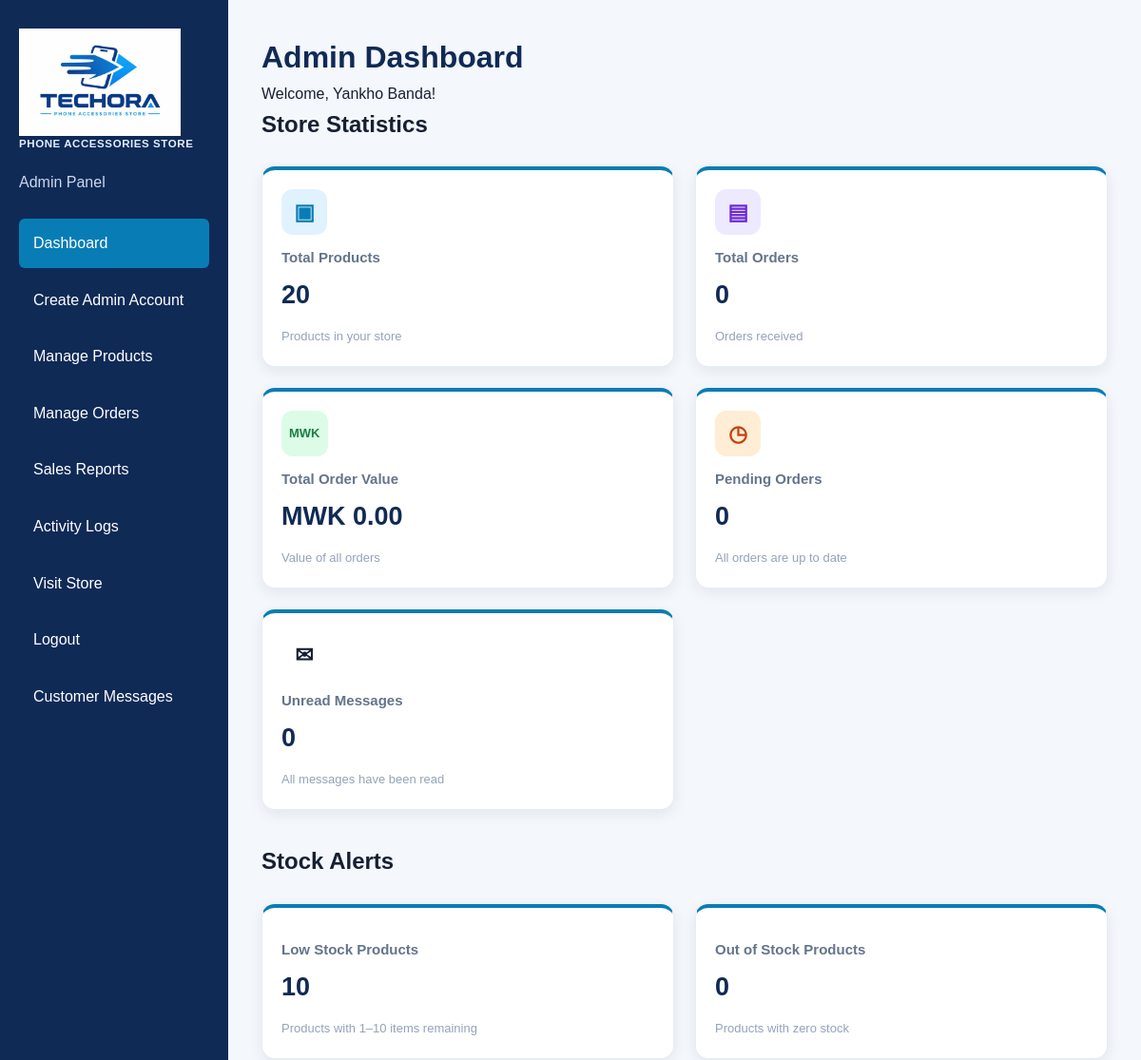
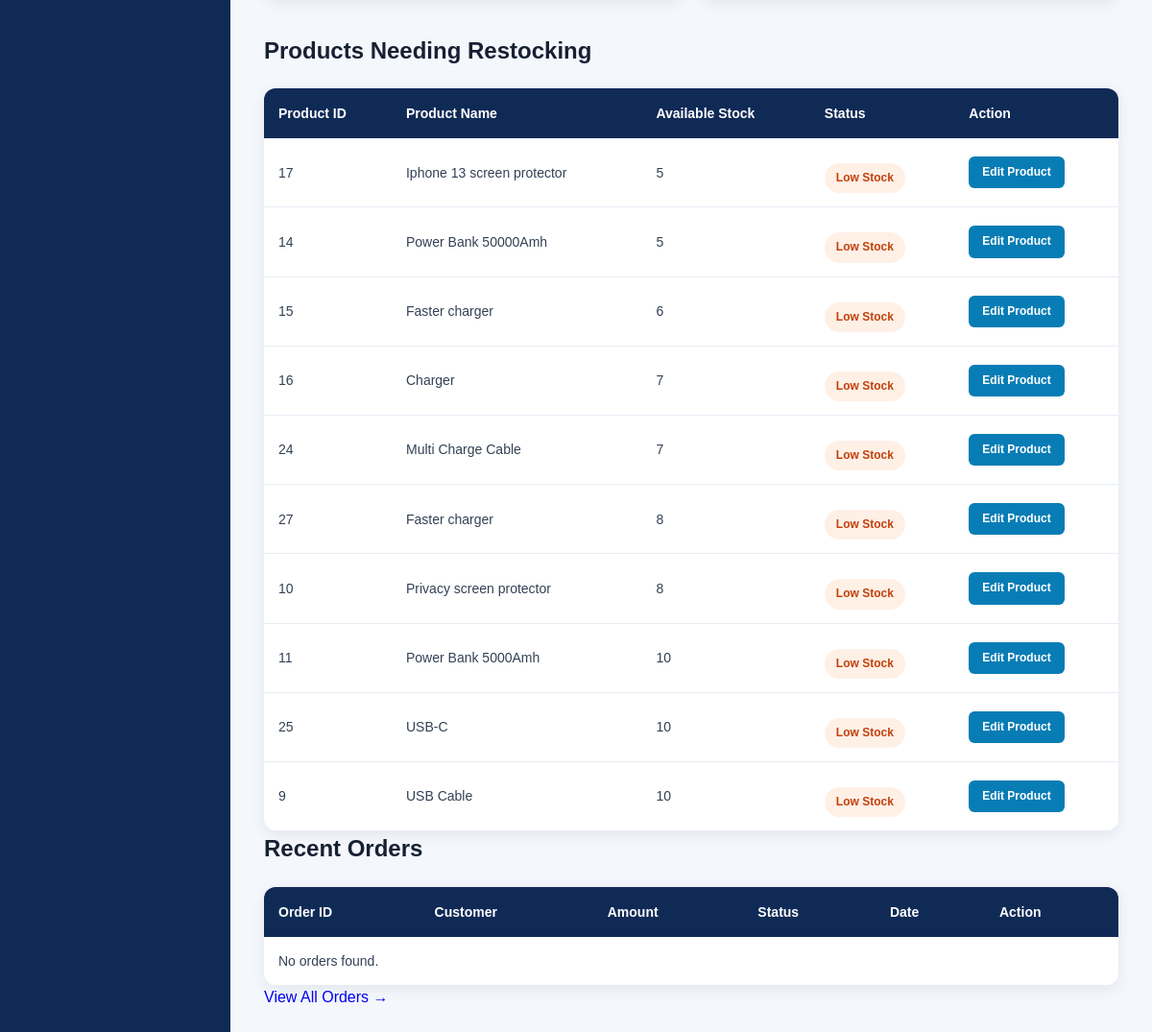
Page /admin/dashboard.php (signed in) on the committed database (2 pictures, top to bottom).
### tables this page shows
CREATE TABLE `products` (
  `id` int(11) NOT NULL,
  `name` varchar(150) NOT NULL,
  `description` text DEFAULT NULL,
  `price` decimal(10,2) NOT NULL,
  `category` varchar(255) DEFAULT NULL,
  `image` varchar(255) DEFAULT NULL,
  `stock` int(11) DEFAULT 0,
  `created_at` timestamp NOT NULL DEFAULT current_timestamp()
);

### admin/dashboard.php (the view, shortened to what this page needs)
<?php
require_once "../config/db.php";
$result = mysqli_query($conn, "SELECT COUNT(*) AS total FROM products");
$total_products = mysqli_fetch_assoc($result)['total'];
$result = mysqli_query($conn, "SELECT COUNT(*) AS total FROM orders");
$total_orders = mysqli_fetch_assoc($result)['total'];
$result = mysqli_query($conn, "SELECT COALESCE(SUM(total_amount), 0) AS total FROM orders");
$total_sales = mysqli_fetch_assoc($result)['total'];
$result = mysqli_query($conn, "SELECT COUNT(*) AS total FROM orders WHERE status = 'Pending'");
$pending_orders = mysqli_fetch_assoc($result)['total'];
$result = mysqli_query($conn, "SELECT COUNT(*) AS total FROM products WHERE stock BETWEEN 1 AND 10");
$low_stock_products = mysqli_fetch_assoc($result)['total'];
$result = mysqli_query($conn, "SELECT COUNT(*) AS total FROM products WHERE stock = 0");
$out_of_stock_products = mysqli_fetch_assoc($result)['total'];
$unread_sql = "SELECT COUNT(*) AS unread_count
               FROM contact_messages
               WHERE is_read = 0";
$unread_result = mysqli_query($conn, $unread_sql);
$unread_count = 0;
if ($unread_result) {
    $unread_data = mysqli_fetch_assoc($unread_result);
    $unread_count = (int) $unread_data['unread_count'];
}
$stock_alerts = mysqli_query($conn, "
    SELECT id, name, stock
    FROM products
    WHERE stock <= 10
    ORDER BY stock ASC
");
$recent_orders = mysqli_query($conn, "
    SELECT orders.id, users.full_name, orders.total_amount,
           orders.status, orders.created_at
    FROM orders
    JOIN users ON orders.user_id = users.id
    ORDER BY orders.created_at DESC
    LIMIT 5
");
?>
<!DOCTYPE html>
<html lang="en">
<head>
    <link rel="stylesheet" href="../assets/css/style.css?v=3">
</head>
<body>
<div class="admin-layout">
    <aside class="admin-sidebar">
        <a href="../index.php" class="logo" aria-label="Techora home">
            <span class="logo-mark">
                <img src="../assets/images/techora-logo.jpg" alt="Techora logo" width="170" height="113">
            </span>
            <span class="logo-tagline">Phone Accessories Store</span>
        </a>
        <p>Admin Panel</p>
        <a href="dashboard.php" class="active">Dashboard</a>
        <a href="create_admin.php">Create Admin Account</a>
        <a href="products.php">Manage Products</a>
        <a href="orders.php">Manage Orders</a>
        <a href="reports.php">Sales Reports</a>
        <a href="activity_logs.php">Activity Logs</a>
        <a href="../index.php">Visit Store</a>
        <a href="../logout.php" class="logout-link">Logout</a>
        <a href="contact_messages.php">Customer Messages</a>
    </aside>
    <main class="admin-content">
        <h1>Admin Dashboard</h1>
        <p>Welcome, <?php echo htmlspecialchars($_SESSION['full_name']); ?>!</p>
        <h2>Store Statistics</h2>
<div class="dashboard-stats">
<a href="products.php" class="stat-card stat-link">
    <div class="stat-icon products-icon">▣</div>
    <h3>Total Products</h3>
    <p><?php echo (int) $total_products; ?></p>
    <span class="stat-description">Products in your store</span>
</a>
<a href="orders.php" class="stat-card stat-link">
    <div class="stat-icon orders-icon">▤</div>
    <h3>Total Orders</h3>
    <p><?php echo (int) $total_orders; ?></p>
    <span class="stat-description">Orders received</span>
</a>
<a href="orders.php" class="stat-card stat-link">
    <div class="stat-icon sales-icon">MWK</div>
    <h3>Total Order Value</h3>
    <p>MWK <?php echo number_format((float) $total_sales, 2); ?></p>
    <span class="stat-description">Value of all orders</span>
</a>
<a href="orders.php" class="stat-card stat-link">
    <div class="stat-icon pending-icon">◷</div>
    <h3>Pending Orders</h3>
    <p><?php echo (int) $pending_orders; ?></p>
    <?php if ($pending_orders > 0): ?>
        <span class="pending-notice">Needs attention</span>
    <?php else: ?>
        <span class="stat-description">All orders are up to date</span>
    <?php endif; ?>
</a>
<a href="contact_messages.php" class="stat-card stat-link">
    <div class="stat-icon">✉</div>
    <h3>Unread Messages</h3>
    <p><?php echo (int) $unread_count; ?></p>
    <?php if ($unread_count > 0): ?>
        <span class="pending-notice">Needs attention</span>
    <?php else: ?>
        <span class="stat-description">All messages have been read</span>
    <?php endif; ?>
</a>
</div>
<h2>Stock Alerts</h2>
<div class="dashboard-stats">
    <div class="stat-card">
        <h3>Low Stock Products</h3>
        <p><?php echo (int) $low_stock_products; ?></p>
        <span class="stat-description">Products with 1–10 items remaining</span>
    </div>
    <div class="stat-card">
        <h3>Out of Stock Products</h3>
        <p><?php echo (int) $out_of_stock_products; ?></p>
        <span class="stat-description">Products with zero stock</span>
    </div>
</div>
<h2>Products Needing Restocking</h2>
<table class="admin-table">
    <thead>
        <tr>
            <th>Product ID</th>
            <th>Product Name</th>
            <th>Available Stock</th>
            <th>Status</th>
            <th>Action</th>
        </tr>
    </thead>
    <tbody>
        <?php if ($stock_alerts && mysqli_num_rows($stock_alerts) > 0): ?>
            <?php while ($product = mysqli_fetch_assoc($stock_alerts)): ?>
                <tr>
                    <td><?php echo (int) $product['id']; ?></td>
                    <td><?php echo htmlspecialchars($product['name']); ?></td>
                    <td><?php echo (int) $product['stock']; ?></td>
                    <td>
                        <?php if ($product['stock'] == 0): ?>
                            <span class="status-badge status-cancelled">Out of Stock</span>
                        <?php else: ?>
                            <span class="pending-notice">Low Stock</span>
                        <?php endif; ?>
                    </td>
                    <td>
                        <a href="edit_product.php?id=<?php echo (int) $product['id']; ?>"
                           class="view-order-btn">
                            Edit Product
                        </a>
                    </td>
                </tr>
            <?php endwhile; ?>
        <?php else: ?>
            <tr>
                <td colspan="5">All products have sufficient stock.</td>
            </tr>
        <?php endif; ?>
    </tbody>
</table>
<h2>Recent Orders</h2>
<table class="admin-table">
    <thead>
        <tr>
            <th>Order ID</th>
            <th>Customer</th>
            <th>Amount</th>
            <th>Status</th>
            <th>Date</th>
            <th>Action</th>
        </tr>
    </thead>
    <tbody>
   <?php if ($recent_orders && mysqli_num_rows($recent_orders) > 0): ?>
    <?php while ($order = mysqli_fetch_assoc($recent_orders)): ?>
        <tr>
            <td>#<?php echo (int) $order['id']; ?></td>
            <td><?php echo htmlspecialchars($order['full_name']); ?></td>
            <td>MWK <?php echo number_format((float) $order['total_amount'], 2); ?></td>
            <td>
                <span class="status-badge status-<?php echo strtolower($order['status']); ?>">
                    <?php echo htmlspecialchars($order['status']); ?>
                </span>
            </td>
            <td><?php echo date('d M Y', strtotime($order['created_at'])); ?></td>
            <td>
                <a href="view_order.php?id=<?php echo (int) $order['id']; ?>" class="view-order-btn">
                    View Order
                </a>
            </td>
        </tr>
    <?php endwhile; ?>
<?php else: ?>
    <tr>
        <td colspan="6">No orders found.</td>
    </tr>
<?php endif; ?>
</tbody>
</table>
<div class="view-all-orders">
    <a href="orders.php">View All Orders →</a>
</div>
    </main>
</div>
</body>
</html>

### assets/css/style.css (style rules this page uses)
* { margin: 0; padding: 0; box-sizing: border-box; }
body { font-family: Arial, sans-serif; background-color: #f5f7fb; color: #172033; line-height: 1.6; }
a { text-decoration: none; }
.logo { display: inline-flex; flex-direction: column; flex-shrink: 0; align-items: flex-start; }
.logo-mark { display: block; width: 190px; height: 96px; overflow: hidden; }
.logo-mark img { display: block; width: 190px; height: auto; }
.logo-tagline { color: #075b91; font-size: 0.9rem; font-weight: 700; letter-spacing: 0.05em; line-height: 1.4; text-transform: uppercase; white-space: nowrap; }
.dashboard-stats { display: grid; grid-template-columns: repeat(2, minmax(0, 1fr)); gap: 22px; margin: 25px 0 35px; }
.stat-card { background: #ffffff; padding: 20px; border-radius: 14px; box-shadow: 0 4px 15px rgba(16, 42, 86, 0.08); border: 1px solid #e7edf5; border-top: 4px solid #087db5; transition: transform 0.2s, box-shadow 0.2s; }
.stat-link { display: block; color: inherit; text-decoration: none; cursor: pointer; }
.stat-card h3 { margin: 12px 0 6px; font-size: 15px; font-weight: 600; color: #64748b; }
.stat-card p { margin: 0; font-size: 27px; font-weight: 700; color: #102a56; overflow-wrap: anywhere; }
.stat-icon { display: inline-flex; align-items: center; justify-content: center; min-width: 48px; height: 48px; padding: 0 8px; box-sizing: border-box; border-radius: 12px; font-size: 23px; font-weight: 700; }
.products-icon { color: #087db5; background: #e0f2fe; }
.orders-icon { color: #6d28d9; background: #ede9fe; }
.sales-icon { color: #15803d; background: #dcfce7; font-size: 13px; }
.pending-icon { color: #c2410c; background: #ffedd5; }
.stat-description { display: block; margin-top: 12px; font-size: 13px; color: #94a3b8; }
.pending-notice { display: inline-block; margin-top: 12px; padding: 6px 12px; background: #fff0e6; color: #c2410c; font-size: 12px; font-weight: 600; border-radius: 20px; }
.admin-layout { display: flex; min-height: 100vh; background: #f4f7fb; }
.admin-sidebar { width: 240px; flex-shrink: 0; background: #102a56; color: white; padding: 30px 20px; }
.admin-sidebar .logo { display: inline-flex; flex-direction: column; align-items: flex-start; margin-bottom: 20px; padding: 0; background: transparent !important; }
.admin-sidebar .logo-mark { width: 170px; height: auto; }
.admin-sidebar .logo-mark img { width: 170px; height: auto; }
.admin-sidebar .logo-tagline { color: #dfeeff; font-size: 0.72rem; white-space: normal; }
.admin-sidebar p { color: #cbd8ed; margin-bottom: 25px; }
.admin-sidebar a { display: block; color: white; text-decoration: none; padding: 13px 15px; margin-bottom: 8px; border-radius: 6px; transition: background 0.2s; }
.admin-sidebar a:hover, .admin-sidebar a.active { background: #087db5; }
.admin-content { flex: 1; min-width: 0; padding: 35px; }
.admin-content > h1 { margin-top: 0; color: #102a56; }
.admin-table { width: 100%; border-collapse: collapse; margin-top: 20px; background: #ffffff; border-radius: 12px; overflow: hidden; box-shadow: 0 4px 15px rgba(16, 42, 86, 0.08); }
.admin-table th { background: #102a56; color: #ffffff; padding: 15px; text-align: left; font-size: 14px; }
.admin-table td { padding: 14px 15px; border-bottom: 1px solid #e7edf5; color: #334155; font-size: 14px; }
.admin-table tr:last-child td { border-bottom: none; }
.view-order-btn { display: inline-block; padding: 7px 14px; background: #087db5; color: #ffffff; text-decoration: none; border-radius: 6px; font-size: 12px; font-weight: 600; transition: background 0.2s, transform 0.2s; }

### rows in the picture
products: id "17", name "Iphone 13 screen protector", stock "5", shows "Low Stock"
products: id "14", name "Power Bank 50000Amh", stock "5", shows "Low Stock"
products: id "15", name "Faster charger", stock "6", shows "Low Stock"
products: id "16", name "Charger", stock "7", shows "Low Stock"
products: id "24", name "Multi Charge Cable", stock "7", shows "Low Stock"
products: id "27", name "Faster charger", stock "8", shows "Low Stock"
products: id "10", name "Privacy screen protector", stock "8", shows "Low Stock"
products: id "11", name "Power Bank 5000Amh", stock "10", shows "Low Stock"
products: id "25", name "USB-C", stock "10", shows "Low Stock"
products: id "9", name "USB Cable", stock "10", shows "Low Stock"

### other values in the picture
$_SESSION['full_name'] "Yankho Banda"
$total_products "20"
$total_orders "0"
$total_sales "0.00"
$pending_orders "0"
$unread_count "0"
$low_stock_products "10"
$out_of_stock_products "0"
